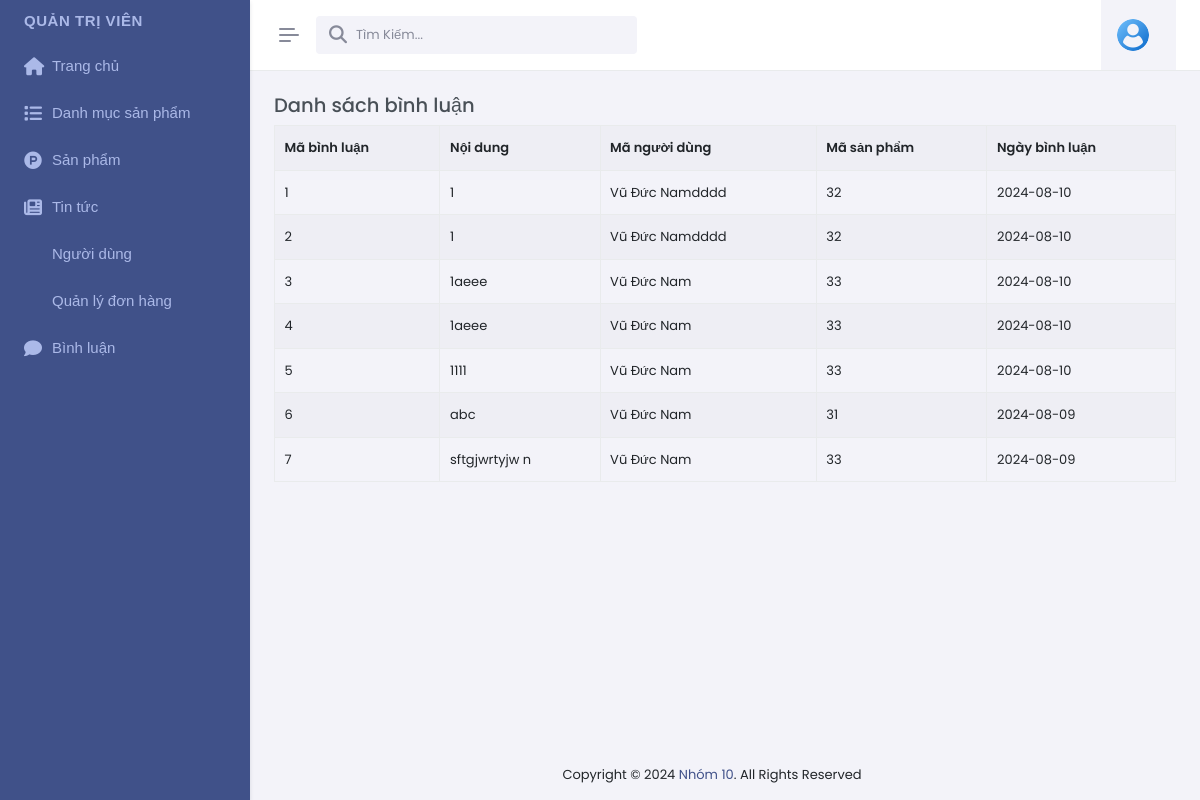
/admin/index.php?act=dsbl (signed in), run on an earlier commit of the app's database.
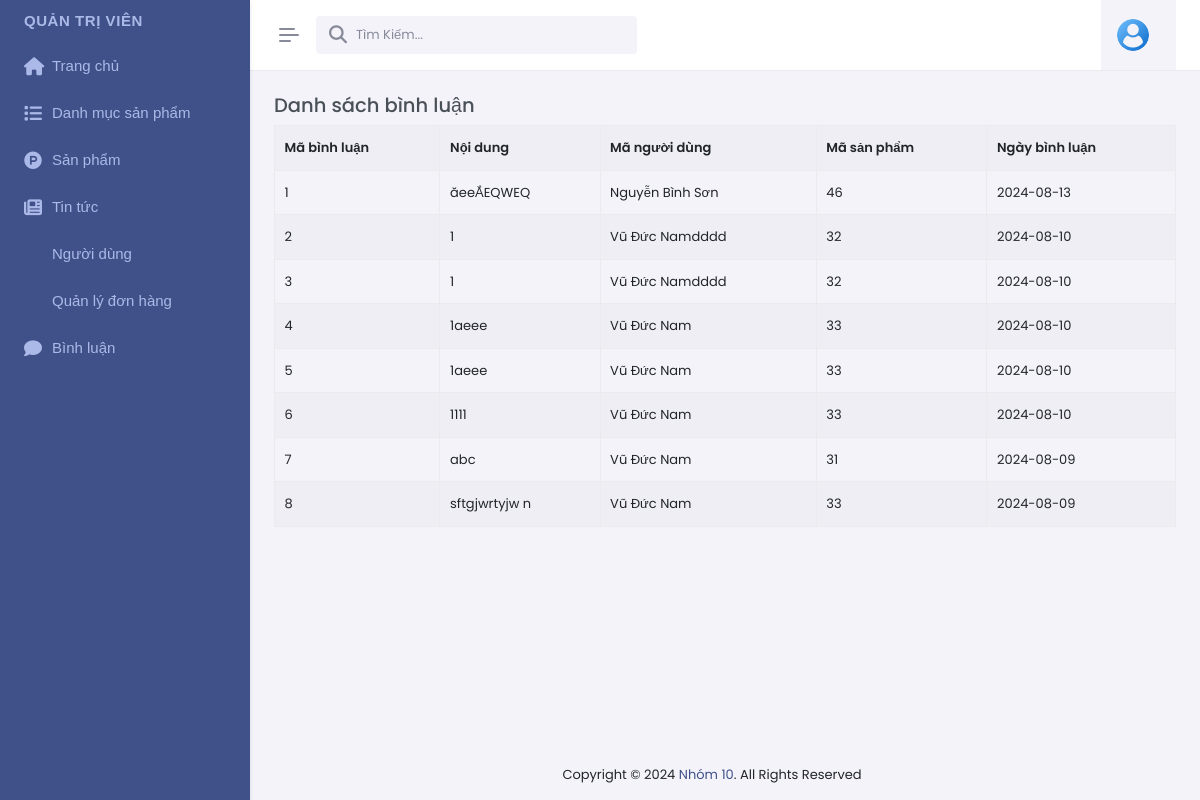
And on a later commit of the database.
### tables this page shows
CREATE TABLE `binhluan` (
  `id` int NOT NULL,
  `noidung` text,
  `idtk` varchar(999) DEFAULT NULL,
  `idpro` varchar(200) DEFAULT NULL,
  `ngaybinhluan` varchar(999) DEFAULT NULL,
  `role` tinyint NOT NULL DEFAULT '0'
);

### model/pdo.php (called while the page is built, shortened)
<?php
function pdo_get_connection(){
    $dburl = "mysql:host=localhost;dbname=duan1;charset=utf8";
    $username = 'root';
    $password = '';
    $conn = new PDO($dburl, $username, $password);
    $conn->setAttribute(PDO::ATTR_ERRMODE, PDO::ERRMODE_EXCEPTION);
    return $conn;
}
function pdo_query($sql){
    $sql_args = array_slice(func_get_args(), 1);
    try{
        $conn = pdo_get_connection();
        $stmt = $conn->prepare($sql);
        $stmt->execute($sql_args);
        $rows = $stmt->fetchAll();
        return $rows;
    }
    catch(PDOException $e){
        throw $e;
    }
    finally{
        unset($conn);
    }
}

### model/binhluan.php (called while the page is built, shortened)
<?php
 function loadall_binhluan($idpro){
    $sql="select *from binhluan where 1";
    $sql.=" order by id desc";
    $listdsbl= pdo_query($sql);
    return $listdsbl;
 }
?>

### admin/binhluan/list.php (the view, shortened to what this page needs)
<div class="main-content">
  <div class="page-content">
    <div class="container-fluid">
      <div class="row mb-3 pb-1">
        <div class="col-md-12">
          <div class="fromtitle">
            <h4>Danh sách bình luận</h4>
          </div>
          <div class="fromcontent">
            <div class="table-responsive dt-responsive">
              <div class="dataTables_wrapper dt-bootstrap5">
                <table id="dom-jqry" class="table table-striped table-bordered nowrap dataTable">
                  <tr>
                    <th>Mã bình luận</th>
                    <th>Nội dung</th>
                    <th>Mã người dùng</th>
                    <th>Mã sản phẩm</th>
                    <th>Ngày bình luận</th>
                  </tr>
                  <?php
                  $i = 1;
                  foreach (loadall_binhluan(0) as $binhluan) {
                    extract($binhluan);
                    echo '<tr>
                    <td>' . $i++ . '</td>
                    <td>' . $noidung . '</td>
                    <td>' . $idtk . '</td>
                    <td>' . $idpro . '</td>
                    <td>' . $ngaybinhluan . '</td>
                    </tr>';
                  }
                  ?>
                </table>
              </div>
            </div>
          </div>
        </div>
      </div>
    </div>

What changed in the data, as far as the page shows it:
added binhluan: noidung "ăeeẮEQWEQ", idtk "Nguyễn Bình Sơn", idpro "46", ngaybinhluan "2024-08-13"
